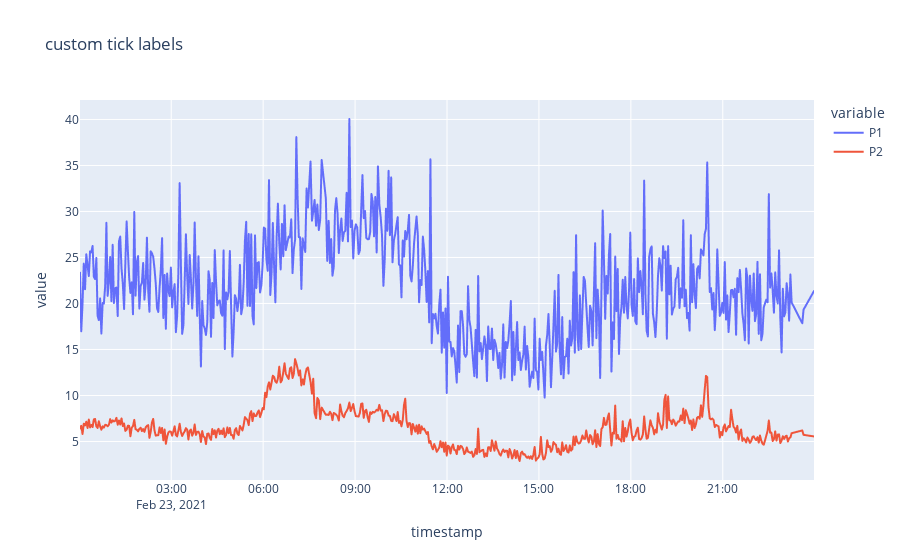

The cell this chart's notebook holds for it:
### Code cell
fig = px.line(
    df_sensor_49366[['timestamp','P1','P2']], 
    x="timestamp",
    y=df_sensor_49366[['timestamp','P1','P2']].columns,
    #hover_data={"date": "|%B %d, %Y"},
    title='custom tick labels')
fig.show()

### Figure 1 — Plotly figure (JSON) as saved in the notebook; plotly's stock layout.template omitted (floating-point values rounded to 4 significant figures; data arrays with more than 128 entries replaced by an {"elided": "..."} marker saying what was removed)
{"data": [{"hovertemplate": "variable=P1<br>timestamp=%{x}<br>value=%{y}<extra></extra>", "legendgroup": "P1", "line": {"color": "#636efa", "dash": "solid"}, "mode": "lines", "name": "P1", "showlegend": true, "type": "scattergl", "x": {"elided": "560 str values"}, "xaxis": "x", "y": {"elided": "560 float values"}, "yaxis": "y"}, {"hovertemplate": "variable=P2<br>timestamp=%{x}<br>value=%{y}<extra></extra>", "legendgroup": "P2", "line": {"color": "#EF553B", "dash": "solid"}, "mode": "lines", "name": "P2", "showlegend": true, "type": "scattergl", "x": {"elided": "560 str values"}, "xaxis": "x", "y": {"elided": "560 float values"}, "yaxis": "y"}], "layout": {"legend": {"title": {"text": "variable"}, "tracegroupgap": 0}, "title": {"text": "custom tick labels"}, "xaxis": {"anchor": "y", "domain": [0, 1], "title": {"text": "timestamp"}}, "yaxis": {"anchor": "x", "domain": [0, 1], "title": {"text": "value"}}}}
